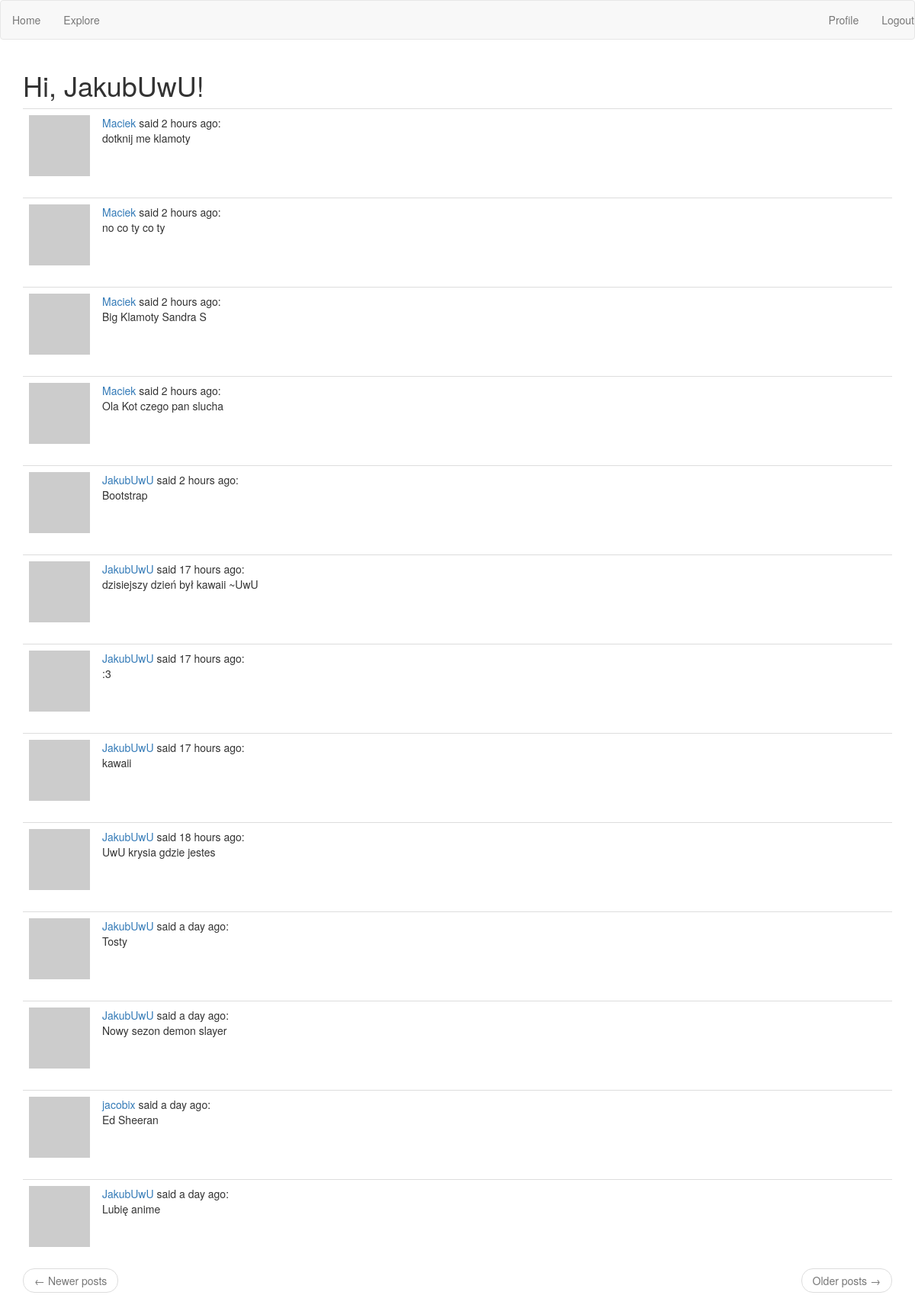
Screenshot of /explore (signed in) with the database file from the repository.
### app/models.py (models this page shows, shortened)
class User(UserMixin, db.Model):
    id = db.Column(db.Integer, primary_key=True)
    username = db.Column(db.String(64), index=True, unique=True)
    email = db.Column(db.String(120), index=True, unique=True)
    password_hash = db.Column(db.String(128))
    posts = db.relationship('Post', backref='author', lazy='dynamic')
    followed = db.relationship(
        'User', secondary=followers,
        primaryjoin=(followers.c.follower_id == id),
        secondaryjoin=(followers.c.followed_id == id),
        backref=db.backref('followers', lazy='dynamic'), lazy='dynamic')
    about_me = db.Column(db.String(140))
    last_seen = db.Column(db.DateTime, default=datetime.utcnow)
    def avatar(self, size):
        digest = md5(self.email.lower().encode('utf-8')).hexdigest()
        return 'https://www.gravatar.com/avatar/{}?d=identicon&s={}'.format(
            digest, size)

class Post(db.Model):
    id = db.Column(db.Integer, primary_key=True)
    body = db.Column(db.String(140))
    timestamp = db.Column(db.DateTime, index=True, default=datetime.utcnow)
    user_id = db.Column(db.Integer, db.ForeignKey('user.id'))

### app/routes.py (the view)
@app.route('/explore')
def explore():
    page = request.args.get('page', 1, type=int)
    posts = Post.query.order_by(Post.timestamp.desc()).paginate(
        page=page, per_page=app.config['POSTS_PER_PAGE'], error_out=False)
    next_url = url_for('explore', page=posts.next_num) \
        if posts.has_next else None
    prev_url = url_for('explore', page=posts.prev_num) \
        if posts.has_prev else None
    return render_template("index.html", title='Explore', posts=posts.items,
                          next_url=next_url, prev_url=prev_url)

### app/models.py (called while the page is built)
@login.user_loader
def load_user(id):
    return User.query.get(int(id))

### app/routes.py (called while the page is built)
@app.before_request
def before_request():
    if current_user.is_authenticated:
            current_user.last_seen = datetime.utcnow()
            db.session.commit()

### app/templates/index.html (shortened to what this page needs)
{% extends "base.html" %}
{% block app_content %}
    <h1>Hi, {{ current_user.username }}!</h1>
    {% for post in posts %}
        {% include '_post.html' %}
    {% endfor %}
    <nav aria-label="...">
        <ul class="pager">
            <li class="previous{% if not prev_url %} disabled{% endif %}">
                <a href="{{ prev_url or '#' }}">
                    <span aria-hidden="true">&larr;</span> Newer posts
                </a>
            </li>
            <li class="next{% if not next_url %} disabled{% endif %}">
                <a href="{{ next_url or '#' }}">
                    Older posts <span aria-hidden="true">&rarr;</span>
                </a>
            </li>
        </ul>
    </nav>
{% endblock %}

### app/templates/_post.html
<table class="table table-hover">
    <tr>
        <td width="70px">
            <a href="{{ url_for('user', username=post.author.username) }}">
                <img src="{{ post.author.avatar(70) }}" />
            </a>
        </td>
        <td>
            <a href="{{ url_for('user', username=post.author.username) }}">
                {{ post.author.username }}
            </a>
            said {{ moment(post.timestamp).fromNow() }}:
            <br>
            {{ post.body }}
        </td>
    </tr>
</table>

### rows the page displays
User: username "JakubUwU"
Post: author.username "Maciek", timestamp "2 hours ago", body "dotknij me klamoty"
Post: author.username "Maciek", timestamp "2 hours ago", body "no co ty co ty"
Post: author.username "Maciek", timestamp "2 hours ago", body "Big Klamoty Sandra S"
Post: author.username "Maciek", timestamp "2 hours ago", body "Ola Kot czego pan slucha"
Post: author.username "JakubUwU", timestamp "2 hours ago", body "Bootstrap"
Post: author.username "JakubUwU", timestamp "17 hours ago", body "dzisiejszy dzień był kawaii ~UwU"
Post: author.username "JakubUwU", timestamp "17 hours ago", body ":3"
Post: author.username "JakubUwU", timestamp "17 hours ago", body "kawaii"
Post: author.username "JakubUwU", timestamp "18 hours ago", body "UwU krysia gdzie jestes"
Post: author.username "JakubUwU", timestamp "a day ago", body "Tosty"
Post: author.username "JakubUwU", timestamp "a day ago", body "Nowy sezon demon slayer"
Post: author.username "jacobix", timestamp "a day ago", body "Ed Sheeran"
Post: author.username "JakubUwU", timestamp "a day ago", body "Lubię anime"
